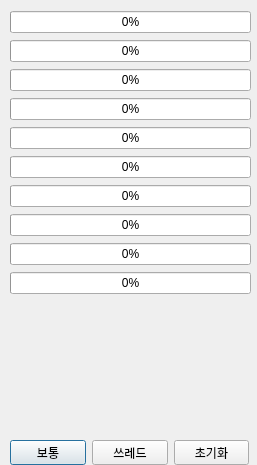
<?xml version="1.0" encoding="UTF-8"?>
<ui version="4.0">
 <class>Dialog</class>
 <widget class="QDialog" name="Dialog">
  <property name="geometry">
   <rect>
    <x>0</x>
    <y>0</y>
    <width>257</width>
    <height>465</height>
   </rect>
  </property>
  <property name="windowTitle">
   <string>Dialog</string>
  </property>
  <widget class="QWidget" name="verticalLayoutWidget">
   <property name="geometry">
    <rect>
     <x>10</x>
     <y>10</y>
     <width>241</width>
     <height>287</height>
    </rect>
   </property>
   <layout class="QVBoxLayout" name="verticalLayout">
    <item>
     <widget class="QProgressBar" name="progressBar_1">
      <property name="value">
       <number>0</number>
      </property>
     </widget>
    </item>
    <item>
     <widget class="QProgressBar" name="progressBar_2">
      <property name="value">
       <number>0</number>
      </property>
     </widget>
    </item>
    <item>
     <widget class="QProgressBar" name="progressBar_3">
      <property name="value">
       <number>0</number>
      </property>
     </widget>
    </item>
    <item>
     <widget class="QProgressBar" name="progressBar_4">
      <property name="value">
       <number>0</number>
      </property>
     </widget>
    </item>
    <item>
     <widget class="QProgressBar" name="progressBar_5">
      <property name="value">
       <number>0</number>
      </property>
     </widget>
    </item>
    <item>
     <widget class="QProgressBar" name="progressBar_6">
      <property name="value">
       <number>0</number>
      </property>
     </widget>
    </item>
    <item>
     <widget class="QProgressBar" name="progressBar_7">
      <property name="value">
       <number>0</number>
      </property>
     </widget>
    </item>
    <item>
     <widget class="QProgressBar" name="progressBar_8">
      <property name="value">
       <number>0</number>
      </property>
     </widget>
    </item>
    <item>
     <widget class="QProgressBar" name="progressBar_9">
      <property name="value">
       <number>0</number>
      </property>
     </widget>
    </item>
    <item>
     <widget class="QProgressBar" name="progressBar_10">
      <property name="value">
       <number>0</number>
      </property>
     </widget>
    </item>
   </layout>
  </widget>
  <widget class="QWidget" name="horizontalLayoutWidget">
   <property name="geometry">
    <rect>
     <x>10</x>
     <y>440</y>
     <width>239</width>
     <height>25</height>
    </rect>
   </property>
   <layout class="QHBoxLayout" name="horizontalLayout">
    <item>
     <widget class="QPushButton" name="btn1">
      <property name="text">
       <string>보통</string>
      </property>
     </widget>
    </item>
    <item>
     <widget class="QPushButton" name="btn2">
      <property name="text">
       <string>쓰레드</string>
      </property>
     </widget>
    </item>
    <item>
     <widget class="QPushButton" name="btn3">
      <property name="text">
       <string>초기화</string>
      </property>
     </widget>
    </item>
   </layout>
  </widget>
 </widget>
 <resources/>
 <connections/>
</ui>
